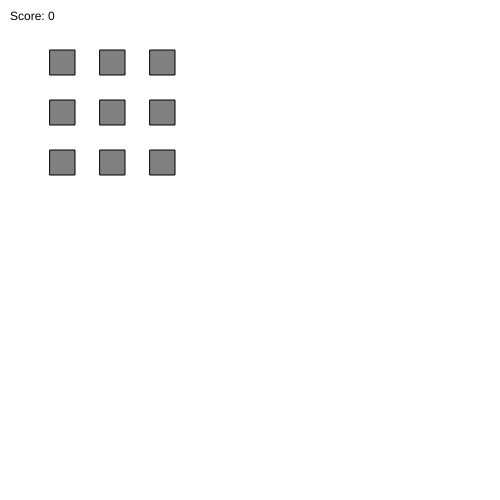
Frame 1 (no input)
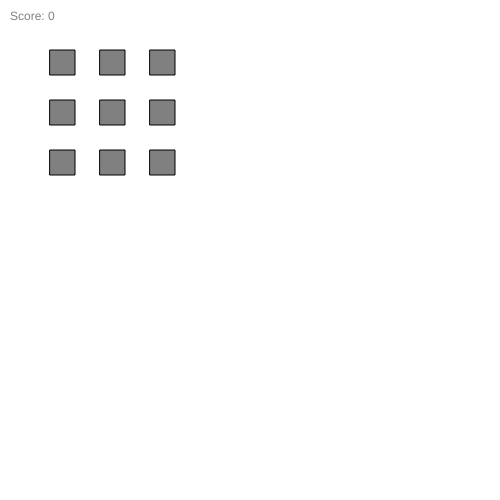
Frame 60 (no input)
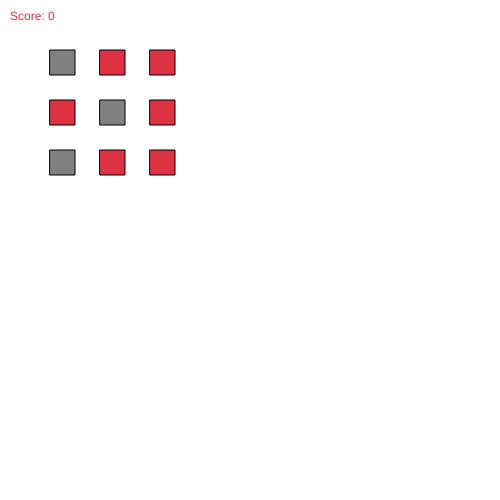
Frame 120 (the mouse pressed at the canvas centre since frame 60)

The p5.js sketch that drew these frames (run headless with seeded random() and noise() and a simulated clock; from frame 60 on, the mouse is pressed at the canvas centre):

// p5.js sketch
// ── sketch.js
var myBall;
var popFrequencies = [60, 90, 120]
var frameCount
var click = false;
var score = 0;

function setup() {
  createCanvas(500, 500);
  //column 1
  mole1 = new Mole(50, 50);
  mole2 = new Mole(50, 100);
  mole3 = new Mole(50, 150);

  //column 2
  mole4 = new Mole(100, 50);
  mole5 = new Mole(100, 100);
  mole6 = new Mole(100, 150);

  //column 3

  mole7 = new Mole(150, 50);
  mole8 = new Mole(150, 100);
  mole9 = new Mole(150, 150);

}

function draw() {
  background(255);
  text("Score: "+ score, 10, 20);
  mole1.display();
  mole2.display();
  mole3.display();
  mole4.display();
  mole5.display();
  mole6.display();
  mole7.display();
  mole8.display();
  mole9.display();

  mole1.stateCheck();
  mole2.stateCheck();
  mole3.stateCheck();
  mole4.stateCheck();
  mole5.stateCheck();
  mole6.stateCheck();
  mole7.stateCheck();
  mole8.stateCheck();
  mole9.stateCheck();

}

function Mole(x, y) {
  this.xPos = x;
  this.yPos = y;
  this.changeInterval = popFrequencies[Math.floor(random(0, popFrequencies.length))];
  this.state = 0;

  this.display = function() {
    if (this.state == 0) {
      fill(128);
      rect(this.xPos, this.yPos, 25, 25);
    } else if (this.state == 1) {
      fill("#DD3243");
      rect(this.xPos, this.yPos, 25, 25);
    }
  }

  this.stateCheck = function() {

    if (frameCount % this.changeInterval == 0) {
      this.changeState();
    }
  }

  this.changeState = function() {
    if (this.state == 0) {
      this.state = 1;
    } else if (this.state == 1) {
      this.state = 0;
    }
  }

  this.checkForClick = function() {
    if ((mouseX > this.xPos) && (mouseX < this.xPos + 25) && (mouseY < this.yPos + 25) && (mouseY > this.yPos) && (this.state == 1)) {
      score++;
      this.state = 0;
    }
  }
}

function mousePressed() {
  mole1.checkForClick();
  mole2.checkForClick();
  mole3.checkForClick();
  mole4.checkForClick();
  mole5.checkForClick();
  mole6.checkForClick();
  mole7.checkForClick();
  mole8.checkForClick();
  mole9.checkForClick();
}
